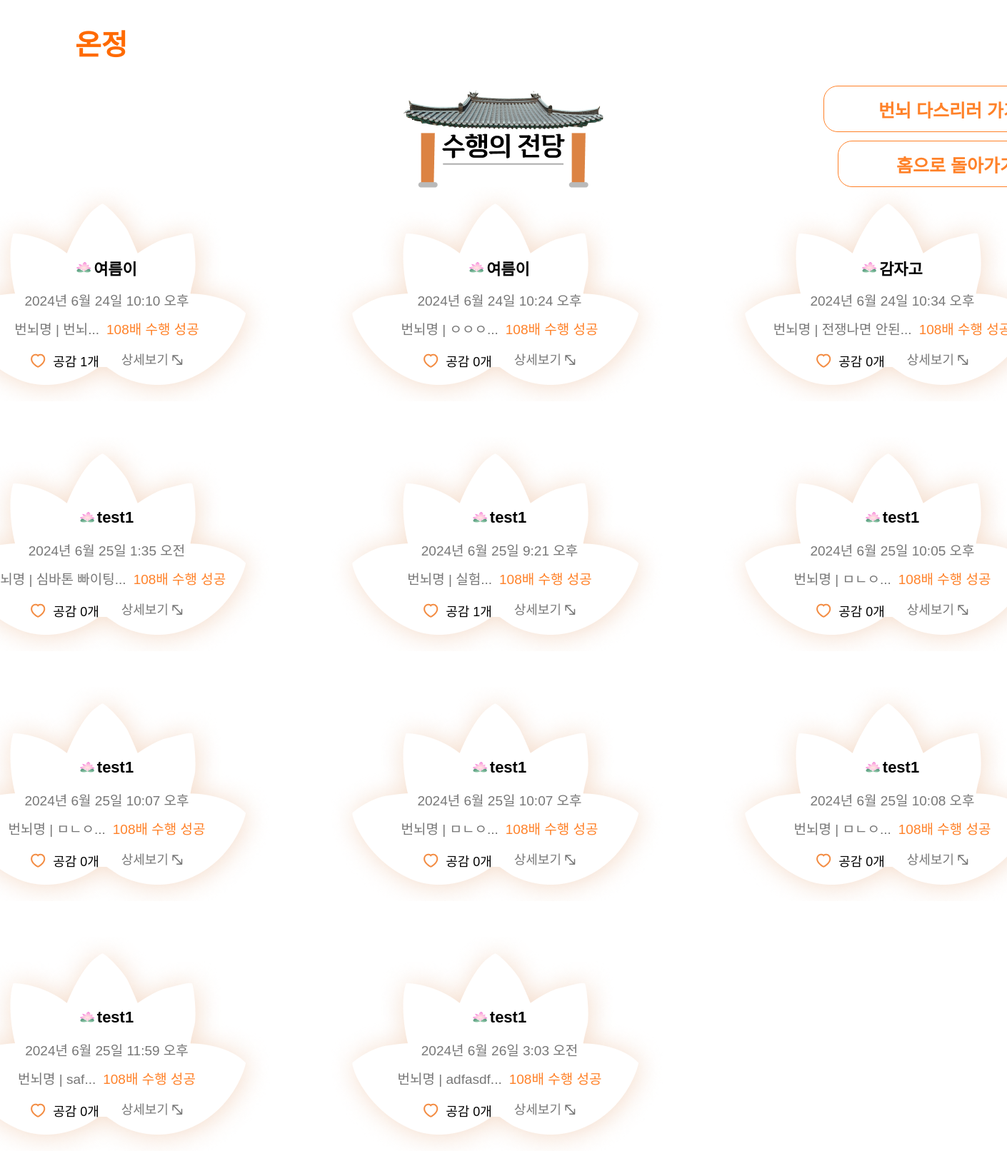
Before: /post/community_108/ with the older database file.
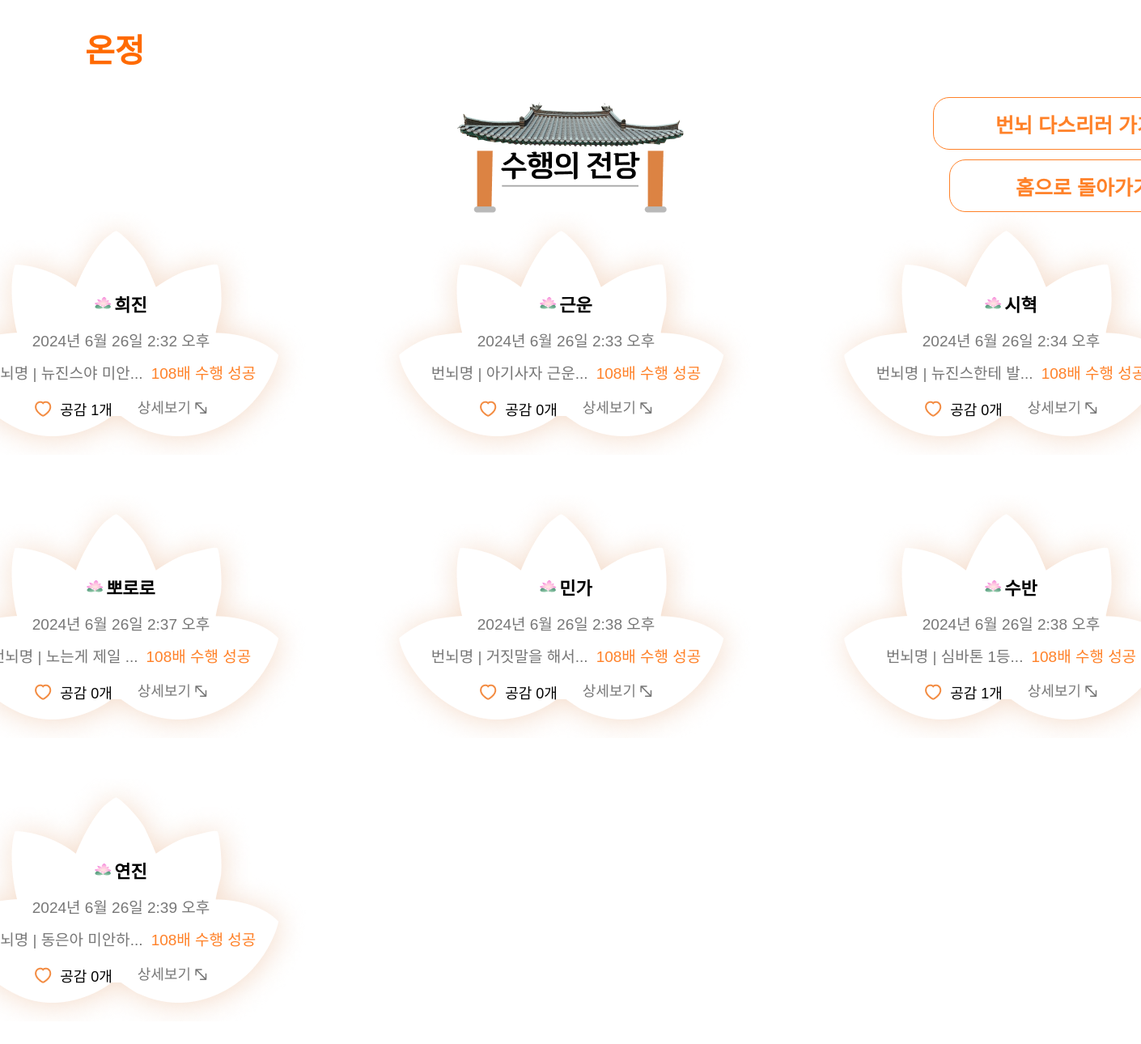
After: the same page with the newer database file.
### post/models.py (models this page shows)
class SharedWish(models.Model):
    title = models.CharField(max_length=50)
    user = models.ForeignKey(User, on_delete=models.CASCADE)
    text = models.TextField()
    created_at = models.DateTimeField(auto_now_add=True)
    like = models.ManyToManyField(User, related_name='sharedwish_likes', blank=True)
    like_count = models.IntegerField(default=0)
    num108_count = models.IntegerField(default=0)
    def summary(self):
        return self.title[:7] + "..."

### post/views.py (the view)
# urls.py: path('community_108/', community_108, name="community_108"),
@csrf_exempt
def community_108(request):
    sharedwish = SharedWish.objects.all()
    return render(request, 'post/community_108.html', {'sharedwishes' : sharedwish})

### post/templates/post/community_108.html (shortened to what this page needs)
<!DOCTYPE html>
{% load static %}
<html>
    <head>
            <link rel="stylesheet" type="text/css" href="{% static 'css/main/community_108.css'%}"/>
    </head>
    <body>
        <div class = "screen">
            <div class = "topnav">
                <a class="onjung" href="{% url 'main:mainpage' %}">
                    온정
                </a>
            </div>
            <div class = "frametop">
                <img class="icon-place" alt="안뜸" src="{%static 'images/mainpage_img/img-building.png'%}"/>
                <div class="buttons">
                    <a class="do108-button" href="{% url 'post:start_108' %}">번뇌 다스리러 가기</a>
                    <a class="mainpage-button" href="{% url 'main:mainpage' %}">홈으로 돌아가기</a>
                </div>
            </div>
            <div class="postbox">
                <div style="display: flex; flex-wrap: wrap; gap: 50px;">
                    {% for sharedwish in sharedwishes %}
                    <div class="frame-post">
                        <a href="{% url 'post:detail_108' sharedwish.id%}">
                            <img class="post-background" alt="안뜸" src="{%static 'images/mainpage_img/img-post-background.png'%}"/>
                            <div class="frame-text">
                                <div class="post-username">
                                    <img class="lotus-username" alt="안뜸" src="{%static 'images/mainpage_img/img-lotus-mini.png'%}"/>
                                    <div class="db_username">{{sharedwish.user.username}}</div>
                                </div>
                                <div class="post-time">
                                    <div class="db_time">{{ sharedwish.created_at }}</div>
                                </div>
                                <div class="post-title">
                                    <div class="db_title">번뇌명 | {{ sharedwish.summary }}</div>
                                    <div class="ok108">108배 수행 성공</div>
                                </div>
                                <div class="icons">
                                    <div class = "likes">
                                        <img class="img-like" alt="안뜸" src="{%static 'images/mainpage_img/img-like.png'%}"/>
                                        <div class ="db_like">공감 {{ sharedwish.like_count }}개</div>
                                    </div>
                                    <img class="img-detail" alt="안뜸" src="{%static 'images/mainpage_img/img-detail.png'%}"/>
                                </div>
                            </div>
                        </a>
                    </div>
                    {% endfor %}
                </div>
            </div>
        </div>
    </body>
</html>

### project/static/css/main/community_108.css (style rules this page uses)
body { display: flex; justify-content: center; align-items: center; width: 100vw; height: fit-content; margin: 0; background-image: url('https://ifh.cc/g/7HHHlD.png'); background-position: center; background-repeat: no-repeat; background-size: cover; font-family: 'GamtanRoadDotum', sans-serif; font-weight: bold; }
body { animation: fadein 2s forwards; }
a { text-decoration: none; }
.screen { display: flex; flex-direction: column; justify-content: flex-start; align-items: center; width: 1600px; padding-bottom: 90px; }
.screen .topnav { display: flex; justify-content: flex-start; align-items: center; width : 1200px; height: 120px; }
.screen .onjung { font-size: 40px; font-weight: 600; color: #FF6A00; }
.screen .frametop { display: flex; justify-content: flex-end; align-items: center; width : 1600px; height: 142px; gap: 296.87px; }
.screen .icon-place { width: fit-content; height: fit-content; }
.screen .buttons { width: 350px; height: 142px; display: flex; flex-direction: column; justify-content: flex-start; align-items: flex-end; gap: 12px; }
.screen .do108-button { display: flex; justify-content: center; align-items: center; width: 350px; height: 65px; border-radius: 20px; font-size: 25px; color: #FF8128; border: 1px solid #FF8128; text-decoration: none; cursor: pointer; z-index: 1; }
.screen .mainpage-button { display: flex; justify-content: center; align-items: center; width: 330px; height: 65px; border-radius: 20px; font-size: 25px; color: #FF8128; border: 1px solid #FF8128; text-decoration: none; cursor: pointer; z-index: 1; }
.screen .postbox { display: flex; flex-wrap: wrap; align-items: flex-start; gap: 50px 100px; position: relative; align-self: stretch; width: 1600px; flex: 0 0 auto; }
.screen .frame-post { display: inline-flex; flex-direction: column; justify-content: center; align-items: flex-start; width: 500px; height: 300px; position: relative; flex: 0 0 auto; }
.screen .post-background { width: fit-content; height: fit-content; position: absolute; top: 0; left: 0; }
.screen .frame-text { padding-top: 75px; width: 489px; height: 200px; display: flex; flex-direction: column; justify-content: flex-start; align-items: center; gap: 0px; position: relative; z-index: 1; padding-right:10px; }
.screen .post-username { display: flex; justify-content: center; align-items: center; width: fit-content; height: 50px; color: #000000; }
.screen .lotus-username { width: fit-content; height: fit-content; }
.screen .db_username { width: fit-content; font-size: 22px; font-weight: 800; }
.screen .post-time { display: flex; justify-content: center; align-items: center; width: fit-content; height: 40px; }
.screen .db_time { font-size: 19px; color: #777777; font-weight: 400; }
.screen .post-title { display: flex; justify-content: center; align-items: center; width: fit-content; height: 40px; gap:10px; }
.screen .db_title { font-size: 19px; color: #777777; font-weight: 500; }
.screen .ok108 { font-size: 19px; color:#FF8128; font-weight: 500; }
.screen .icons { width: 200px; height: 50px; width: fit-content; display: flex; justify-content: center; align-items: center; gap: 30px; }
.screen .likes { display: flex; justify-content: center; align-items: center; width: fit-content; height: 40px; gap: 10px; }
.screen .img-like { width: fit-content; height: fit-content; }
.screen .db_like { font-size: 18px; font-weight: 400; color: #000000; }
.screen .img-detail { width: fit-content; height: fit-content; }

Changed rows visible on the page:
removed SharedWish: user.username "여름이", created_at "2024년 6월 24일 10:10 오후", summary "번뇌...", like_count "1"
removed SharedWish: user.username "여름이", created_at "2024년 6월 24일 10:24 오후", summary "ㅇㅇㅇ...", like_count "0"
removed SharedWish: user.username "감자고", created_at "2024년 6월 24일 10:34 오후", summary "전쟁나면 안된...", like_count "0"
removed SharedWish: user.username "test1", created_at "2024년 6월 25일 1:35 오전", summary "심바톤 빠이팅...", like_count "0"
removed SharedWish: user.username "test1", created_at "2024년 6월 25일 9:21 오후", summary "실험...", like_count "1"
removed SharedWish: user.username "test1", created_at "2024년 6월 25일 10:05 오후", summary "ㅁㄴㅇ...", like_count "0"
removed SharedWish: user.username "test1", created_at "2024년 6월 25일 10:07 오후", summary "ㅁㄴㅇ...", like_count "0"
removed SharedWish: user.username "test1", created_at "2024년 6월 25일 10:07 오후", summary "ㅁㄴㅇ...", like_count "0"
removed SharedWish: user.username "test1", created_at "2024년 6월 25일 10:08 오후", summary "ㅁㄴㅇ...", like_count "0"
removed SharedWish: user.username "test1", created_at "2024년 6월 25일 11:59 오후", summary "saf...", like_count "0"
removed SharedWish: user.username "test1", created_at "2024년 6월 26일 3:03 오전", summary "adfasdf...", like_count "0"
added SharedWish: user.username "희진", created_at "2024년 6월 26일 2:32 오후", summary "뉴진스야 미안...", like_count "1"
added SharedWish: user.username "근운", created_at "2024년 6월 26일 2:33 오후", summary "아기사자 근운...", like_count "0"
added SharedWish: user.username "시혁", created_at "2024년 6월 26일 2:34 오후", summary "뉴진스한테 발...", like_count "0"
added SharedWish: user.username "뽀로로", created_at "2024년 6월 26일 2:37 오후", summary "노는게 제일 ...", like_count "0"
added SharedWish: user.username "민가", created_at "2024년 6월 26일 2:38 오후", summary "거짓말을 해서...", like_count "0"
added SharedWish: user.username "수반", created_at "2024년 6월 26일 2:38 오후", summary "심바톤 1등...", like_count "1"
added SharedWish: user.username "연진", created_at "2024년 6월 26일 2:39 오후", summary "동은아 미안하...", like_count "0"
